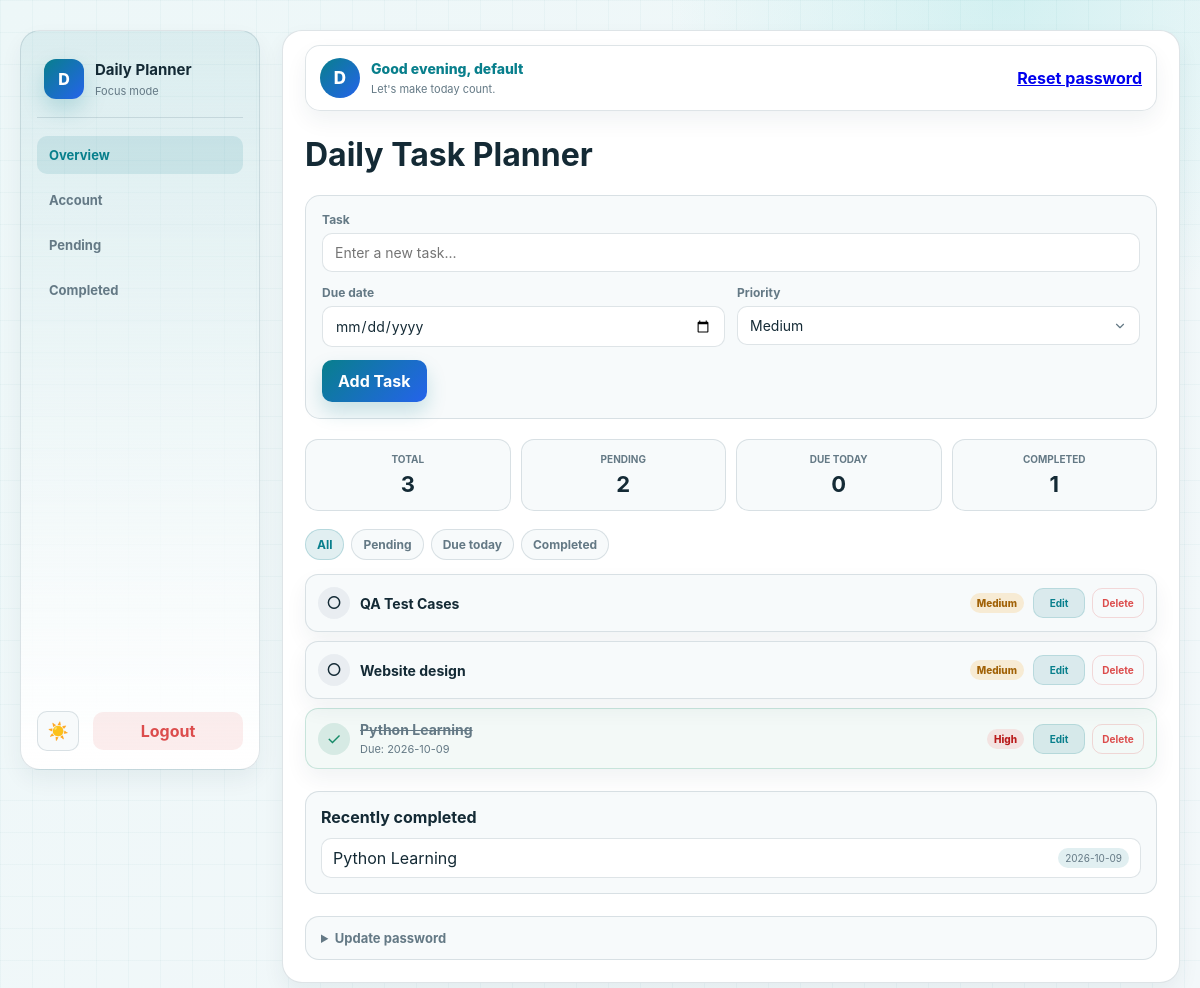
The page / (signed in) on the database its author committed.
### tables this page shows
CREATE TABLE tasks (
            id INTEGER PRIMARY KEY AUTOINCREMENT,
            title TEXT NOT NULL
        , completed INTEGER NOT NULL DEFAULT 0, priority TEXT NOT NULL DEFAULT 'Medium', due_date TEXT, user_id INTEGER NOT NULL DEFAULT 1);

### app.py (the view)
@app.route("/")
def home():
    if not session.get("user_id"):
        return redirect(url_for("login"))
    filter_name = request.args.get("filter", "all")
    reset_error = request.args.get("reset_error")
    reset_success = request.args.get("reset_success")
    user_id = session["user_id"]
    conn = get_db_connection()
    cursor = conn.cursor()
    query = "SELECT * FROM tasks WHERE user_id = " + DB_PLACEHOLDER
    params = [user_id]
    if filter_name == "pending":
        query += " AND completed = 0"
    elif filter_name == "completed":
        query += " AND completed = 1"
    elif filter_name == "today":
        query += " AND due_date = " + DB_PLACEHOLDER
        params.append(date.today().isoformat())
    query += " ORDER BY completed ASC, due_date IS NULL, due_date ASC, id DESC"
    cursor.execute(query, params)
    tasks = [dict(row) for row in cursor.fetchall()]
    cursor.execute("SELECT COUNT(*) FROM tasks WHERE user_id = " + DB_PLACEHOLDER, (user_id,))
    total_tasks = first_value(cursor.fetchone())
    cursor.execute("SELECT COUNT(*) FROM tasks WHERE user_id = " + DB_PLACEHOLDER + " AND completed = 0", (user_id,))
    pending_tasks = first_value(cursor.fetchone())
    cursor.execute("SELECT COUNT(*) FROM tasks WHERE user_id = " + DB_PLACEHOLDER + " AND completed = 1", (user_id,))
    completed_tasks = first_value(cursor.fetchone())
    cursor.execute(
        "SELECT COUNT(*) FROM tasks WHERE user_id = " + DB_PLACEHOLDER + " AND due_date = " + DB_PLACEHOLDER + " AND completed = 0",
        (user_id, date.today().isoformat()),
    )
    today_count = first_value(cursor.fetchone())
    cursor.execute(
        "SELECT * FROM tasks WHERE user_id = " + DB_PLACEHOLDER + " AND completed = 1 ORDER BY id DESC LIMIT 5",
        (user_id,),
    )
    completed_list = [dict(row) for row in cursor.fetchall()]
    task_to_edit = None
    conn.close()
    return render_template(
        "index.html",
        greeting=get_greeting(),
        username=session["username"],
        tasks=tasks,
        current_filter=filter_name,
        total_tasks=total_tasks,
        pending_tasks=pending_tasks,
        completed_tasks=completed_tasks,
        today_count=today_count,
        completed_list=completed_list,
        task_to_edit=task_to_edit,
        reset_error=reset_error,
        reset_success=reset_success,
    )

### app.py (called while the page is built)
def first_value(row):
    if row is None:
        return None
    if isinstance(row, dict):
        return next(iter(row.values()))
    return row[0]

def get_db_connection():
    if DATABASE_URL:
        return psycopg2.connect(DATABASE_URL, cursor_factory=RealDictCursor)
    conn = sqlite3.connect("tasks.db")
    conn.row_factory = sqlite3.Row
    return conn

def get_greeting():
    hour = datetime.now().hour
    if hour < 12:
        return "Good morning"
    if hour < 18:
        return "Good afternoon"
    return "Good evening"

@app.before_request
def require_login():
    allowed_routes = {"login", "register", "forgot_password", "health", "static"}
    if request.endpoint in allowed_routes:
        return None
    if not session.get("user_id"):
        return redirect(url_for("login"))

@app.before_request
def ensure_database_initialized():
    if request.endpoint in {"static", "health"} or app.config["DATABASE_INITIALIZED"]:
        return None
    init_db()
    app.config["DATABASE_INITIALIZED"] = True

### templates/index.html (shortened to what this page needs)
<!DOCTYPE html>
<html lang="en">
<head>
    <link rel="stylesheet" href="{{ url_for('static', filename='styles.css') }}">
</head>
<body>
    <div class="app-shell">
        <aside class="sidebar">
            <div>
                <div class="brand-wrap">
                    <div class="brand-mark">D</div>
                    <div>
                        <p class="brand-name">Daily Planner</p>
                        <span class="brand-tag">Focus mode</span>
                    </div>
                </div>
                <nav class="sidebar-nav" aria-label="Main menu">
                    <a href="{{ url_for('home', filter='all') }}" class="nav-item {% if current_filter == 'all' %}active{% endif %}" {% if current_filter == 'all' %}aria-current="page"{% endif %}>Overview</a>
                    <a href="#reset-password" class="nav-item account-nav">Account</a>
                    <a href="{{ url_for('home', filter='pending') }}" class="nav-item {% if current_filter == 'pending' %}active{% endif %}" {% if current_filter == 'pending' %}aria-current="page"{% endif %}>Pending</a>
                    <a href="{{ url_for('home', filter='completed') }}" class="nav-item {% if current_filter == 'completed' %}active{% endif %}" {% if current_filter == 'completed' %}aria-current="page"{% endif %}>Completed</a>
                </nav>
            </div>
            <div class="sidebar-footer">
                <button type="button" class="theme-toggle" aria-label="Toggle dark mode">☀️</button>
                <form action="{{ url_for('logout') }}" method="POST" class="logout-form">
                    <button type="submit" class="account-button danger-button">Logout</button>
                </form>
            </div>
        </aside>
        <main class="main-panel">
            <div class="welcome-bar">
                <div class="profile-block">
                    <span class="avatar">{{ (username or 'U')[:1]|upper }}</span>
                    <div>
                        <p class="greeting">{{ greeting }}, {{ username or 'User' }}</p>
                        <span class="greeting-subtitle">Let's make today count.</span>
                    </div>
                </div>
                <div class="top-actions">
                    <a href="#reset-password" class="account-button secondary-button">Reset password</a>
                </div>
            </div>
            <h1>Daily Task Planner</h1>
            <form action="/add" method="POST" class="task-form">
                <div class="field">
                    <label for="task">Task</label>
                    <input id="task" type="text" name="task" placeholder="Enter a new task..." required>
                </div>
                <div class="field-row">
                    <div class="field">
                        <label for="due_date">Due date</label>
                        <input id="due_date" type="date" name="due_date">
                    </div>
                    <div class="field">
                        <label for="priority">Priority</label>
                        <select id="priority" name="priority">
                            <option value="Medium" selected>Medium</option>
                        </select>
                    </div>
                </div>
                <button type="submit" class="btn-add">Add Task</button>
            </form>
            <div class="stats">
                <div class="stat-card">
                    <span class="stat-label">Total</span>
                    <strong>{{ total_tasks }}</strong>
                </div>
                <div class="stat-card">
                    <span class="stat-label">Pending</span>
                    <strong>{{ pending_tasks }}</strong>
                </div>
                <div class="stat-card">
                    <span class="stat-label">Due today</span>
                    <strong>{{ today_count }}</strong>
                </div>
                <div class="stat-card">
                    <span class="stat-label">Completed</span>
                    <strong>{{ completed_tasks }}</strong>
                </div>
            </div>
            <div class="filters">
                <a class="filter-link {% if current_filter == 'all' %}active{% endif %}" href="{{ url_for('home', filter='all') }}">All</a>
                <a class="filter-link {% if current_filter == 'pending' %}active{% endif %}" href="{{ url_for('home', filter='pending') }}">Pending</a>
                <a class="filter-link {% if current_filter == 'today' %}active{% endif %}" href="{{ url_for('home', filter='today') }}">Due today</a>
                <a class="filter-link {% if current_filter == 'completed' %}active{% endif %}" href="{{ url_for('home', filter='completed') }}">Completed</a>
            </div>
            <ul class="task-list">
                {% for task in tasks %}
                    <li class="task-card {% if task['completed'] %}done{% endif %}">
                        <div class="task-main">
                            <form action="{{ url_for('toggle_task', task_id=task['id']) }}" method="POST">
                                <button type="submit" class="check-btn {% if task['completed'] %}done{% endif %}" title="Mark complete/incomplete">
                                    {% if task['completed'] %}✓{% else %}○{% endif %}
                                </button>
                            </form>
                            <div class="task-content">
                                <span class="task-title">{{ task['title'] }}</span>
                                {% if task['due_date'] %}
                                    <span class="task-date">Due: {{ task['due_date'] }}</span>
                                {% endif %}
                            </div>
                        </div>
                        <div class="task-meta">
                            <span class="priority priority-{{ task['priority']|lower }}">{{ task['priority'] }}</span>
                            <div class="task-actions">
                                <a href="{{ url_for('edit_task', task_id=task['id']) }}" class="btn-edit">Edit</a>
                                <form action="/delete/{{ task['id'] }}" method="POST" onsubmit="return confirm('Are you sure you want to delete this task?');">
                                    <button type="submit" class="btn-delete">Delete</button>
                                </form>
                            </div>
                        </div>
                    </li>
                {% else %}
                    <li class="empty-state">No tasks match this view yet.</li>
                {% endfor %}
            </ul>
            {% if completed_list %}
            <div class="completed-panel">
                <h2>Recently completed</h2>
                <ul class="completed-list">
                    {% for task in completed_list %}
                        <li>
                            <span>{{ task['title'] }}</span>
                            <span class="small-tag">{{ task['due_date'] or 'No date' }}</span>
                        </li>
                    {% endfor %}
                </ul>
            </div>
            {% endif %}
            <details id="reset-password" class="reset-password-panel">
                <summary>Update password</summary>
            </details>
        </main>
    </div>
</body>
</html>

### rows shown on the page
tasks: title "QA Test Cases", priority "Medium"
tasks: title "Website design", priority "Medium"
tasks: title "Python Learning", due_date "2026-10-09", priority "High"

### other values the page prints
{{ (username or 'U')[:1]|upper }} "D"
{{ greeting }} "Good evening"
{{ username or 'User' }} "default"
{{ total_tasks }} "3"
{{ pending_tasks }} "2"
{{ today_count }} "0"
{{ completed_tasks }} "1"
